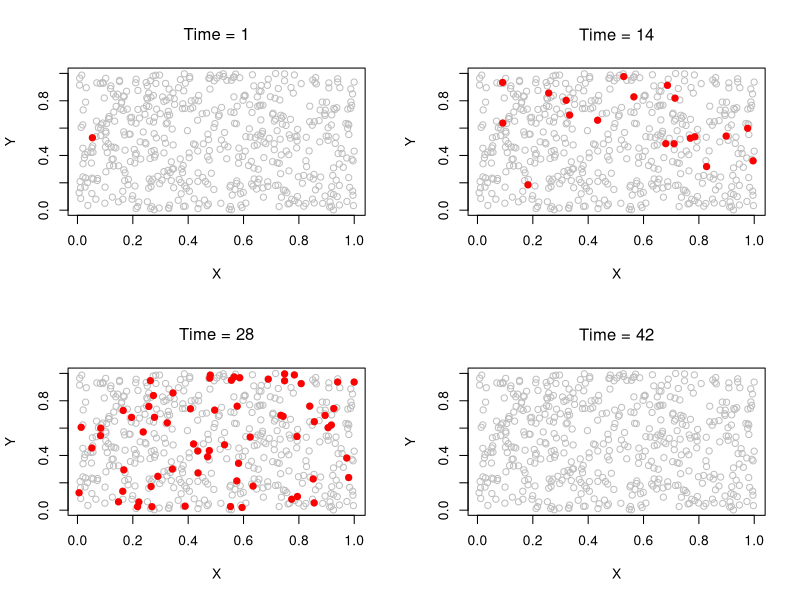

Generate this figure with R:
###data simulation###
#NOTE: this simulation assumes Markov properties
#we can later extend to non-Markov chains

id<-c(1:500) #simulate 500 houses

#locations uniform on [0,1]x[0,1] grid
location<-matrix(c(NA,NA),nrow=max(id),ncol=2) 
for (i in 1:max(id)) {location[i,]<-c(runif(1),runif(1))}
#plot(location[,1],location[,2])

#calculate distances between houses
distance<-matrix(NA,nrow=max(id),ncol=max(id))
for (i in 1:max(id)){
  for (j in 1:max(id)){
    distance[i,j]=sqrt((location[i,1]-location[j,1])^2+(location[i,2]-location[j,2])^2)
  }
}

#simulate epidemic
beta=.5
#gamma=0.15
shape=10
scale=.7
r=1 #notification parameter

#stochastic.seasonal.sir<-function(id, distance, beta, gamma){
N=max(id)
S=I=Not=R=matrix(NA, nrow=max(id),ncol=10000) 

#probability of infestation differs by hops (<.3) or jumps (>.3)
threshold=ifelse(distance<.3,1,.1)
W=beta*threshold
  
  #initial state vectors
  S[,1]<-rep(1,N)
  I[,1]<-rep(0,N)
  Not[,1]<-rep(0,N)
  R[,1]<-rep(0,N)
  
  #initial infective
  initialinfective<-sample(1:N,1)
  S[initialinfective,1]=0
  I[initialinfective,1]=1

  
  #keeping counts of S, E, and I at all the time points of the simulation
StoI=ItoN=NtoR=rep(0,N)
infectiontime=rep(0,N)
notificationtime=rep(0,N)
removaltime=rep(0,N)


#find initial infectives notification and recovery times
  infectiontime[initialinfective]<-1
  notificationtime[initialinfective]<-round(rexp(1,r))+infectiontime[initialinfective]
  removaltime[initialinfective]<-notificationtime[initialinfective]+ceiling(rexp(1,.5))


  t=2
 while(sum(Not[,(t-1)]+I[,(t-1)])>0){   #looping through each day of the simulation
    for(i in 1:N){
      ifelse(S[i,(t-1)]==1, StoI[i]<-rbinom(1,S[i,(t-1)],beta*sum(threshold[i,]/sum(threshold[i,])*(I[,(t-1)]+Not[,(t-1)]))),StoI[i]<-0)
      if(StoI[i]==1){
        infectiontime[i]<-t
        notificationtime[i]<-round(rexp(1,r))+infectiontime[i]
        removaltime[i]<-notificationtime[i]+ceiling(rexp(1,.5))
      }
      ifelse(t==notificationtime[i], ItoN[i]<-1,ItoN[i]<-0)
      ifelse(t==removaltime[i], NtoR[i]<-1, NtoR[i]<-0)
    } 
  
      
    #Now update the daily counts
    S[,t]=S[,(t-1)]-StoI
    I[,t]=I[,(t-1)]+StoI-ItoN
    Not[,t]=Not[,(t-1)]+ItoN-NtoR
    R[,t]=R[,(t-1)]+NtoR
    
    t=t+1
  }  
maxt=t-1
maxt
  S=S[,1:(maxt)]
  I=I[,1:(maxt)]
  Not=Not[,1:(maxt)]
  R=R[,1:(maxt)]
#  return(list(S,I,R))
#}

#look at distribution at a few times
par(mfrow=c(2,2))
t=1
plot(location[,1],location[,2],col="gray",main = substitute(paste(Time, " = ", t),list(t=t)),xlab="X",ylab="Y")
for (i in 1:N) if(I[i,t]==1 | Not[i,t]==1) points(location[i,1],location[i,2],pch=19,col="red")
t=round(maxt/3)
plot(location[,1],location[,2],col="gray",xlab="X",ylab="Y",main = substitute(paste(Time, " = ", t),list(t=t)))

for (i in 1:N) if(I[i,t]==1 | Not[i,t]==1) points(location[i,1],location[i,2],pch=19,col="red")
t=round(maxt/3*2)
plot(location[,1],location[,2],col="gray",xlab="X",ylab="Y",main = substitute(paste(Time, " = ", t),list(t=t)))

for (i in 1:N) if(I[i,t]==1 | Not[i,t]==1) points(location[i,1],location[i,2],pch=19,col="red")
t=maxt
plot(location[,1],location[,2],col="gray",xlab="X",ylab="Y",main = substitute(paste(Time, " = ", t),list(t=t)))

for (i in 1:N) if(I[i,t]==1 | Not[i,t]==1) points(location[i,1],location[i,2],pch=19,col="red",xlab="X",ylab="Y",main = substitute(paste(Time, " = ", t),list(t=t)))


#count total number infected
totalnuminf=sum(S[,1])-sum(S[,maxt])

#make dataset
data=cbind(infectiontime, notificationtime, removaltime)
